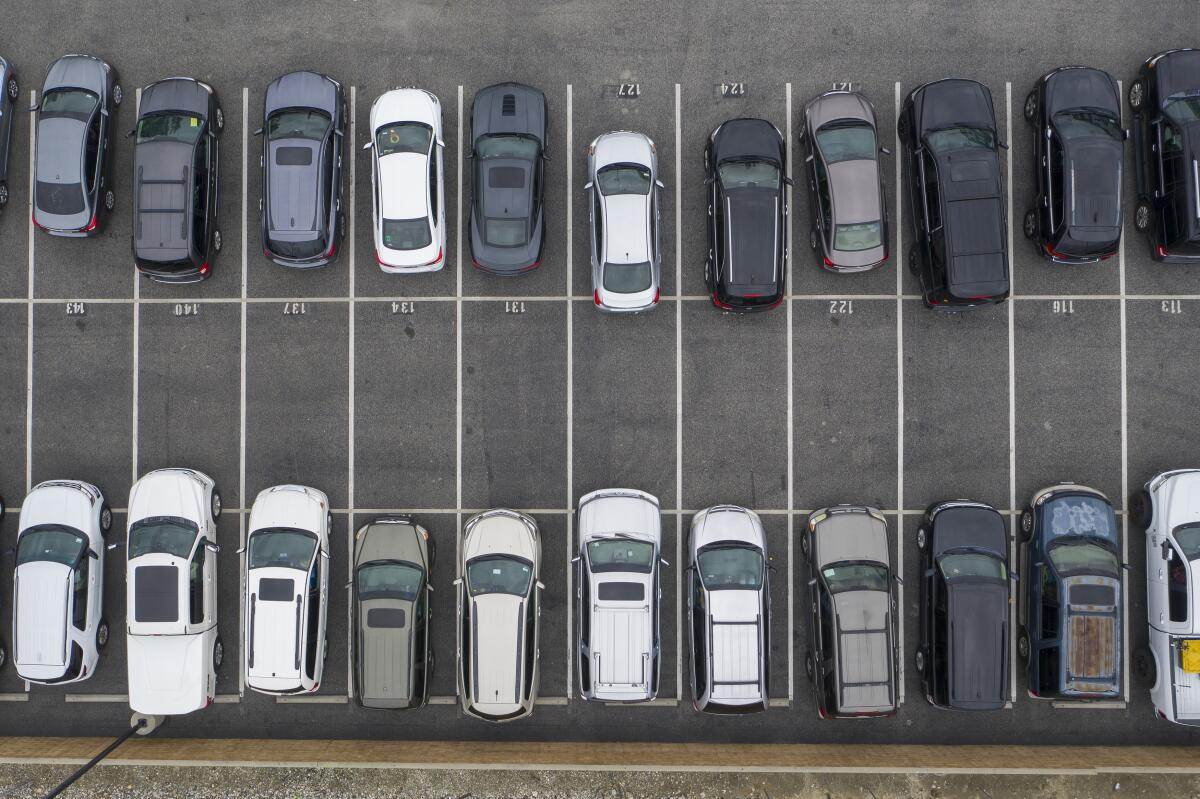
#> input picture 1.jpg, 1200 x 799 px
$ jupyter execute 'Laprak 3.ipynb'   (shell and % lines are left out)
#> lines starting #> are read from the running program, lines starting #| are printed output that depends on the picture
# LAPORAN PRAKTIKUM 3

[cell 1]
###bagian untuk import pustaka yang diperlukan
import cv2
import numpy as np
import matplotlib.pyplot as plt
import skimage

[cell 2]
image = cv2.imread("1.jpg") #membaca dokumen atau gambar yang mau dieksekusi
#> image is the input picture: shape (799, 1200, 3); mean B, G, R 104.3, 103.1, 103

[cell 3]
#ini sama seperti cell sebelumnya, dan ini akan nampilin lewat window nantinya
cv2.imshow("parkiran mobil", image)
cv2.waitKey(0)
cv2.destroyAllWindows()

[cell 4]
#mengatur perubahan untuk menjadi grayscale serta mendeteksi tepi nanti.
gray = cv2.cvtColor(image, cv2.COLOR_BGR2GRAY)
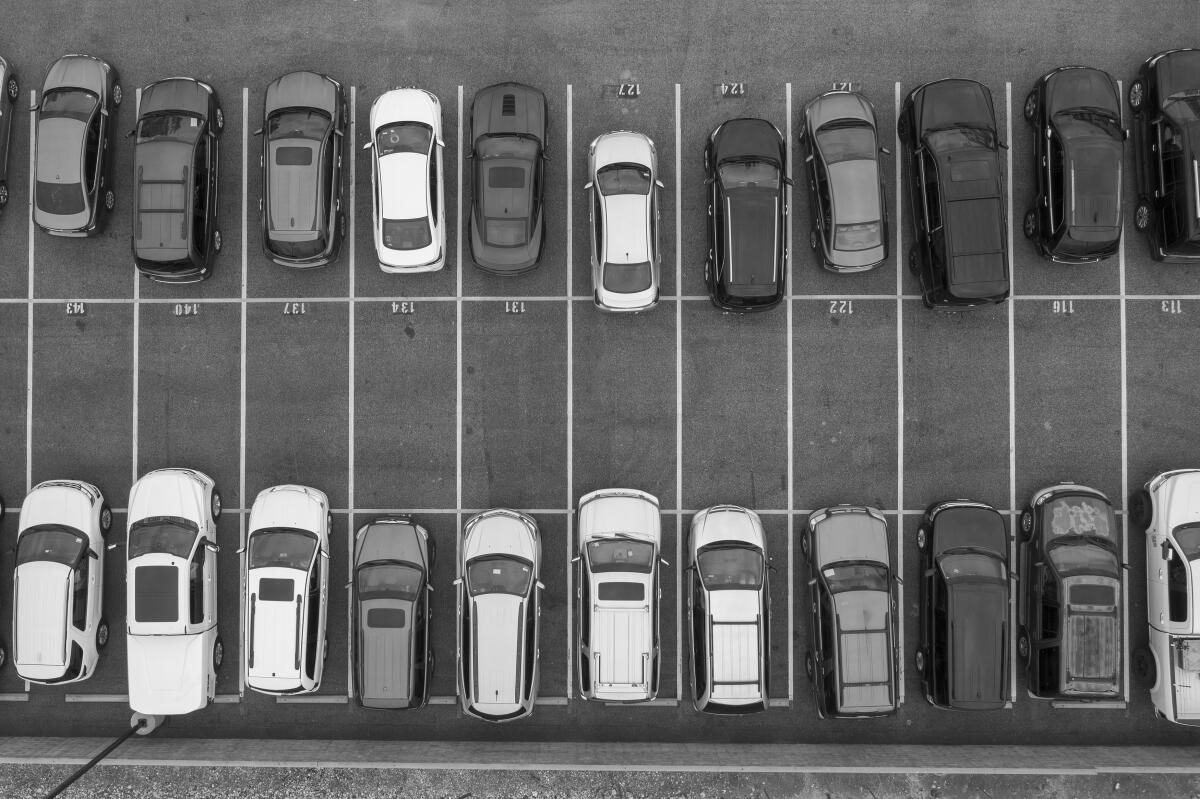
#> gray: shape (799, 1200); min 0, max 254, mean 103.2
edges = cv2.Canny(image,100,150)
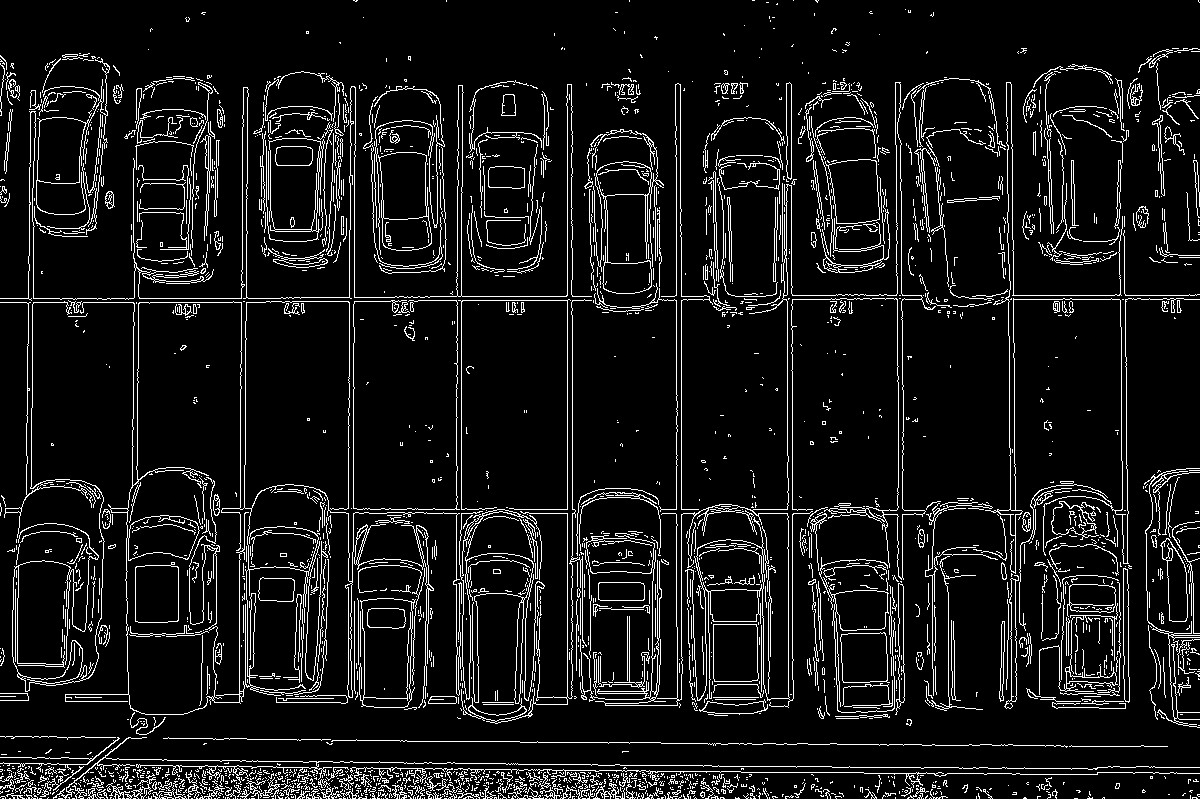
#> edges: shape (799, 1200); 8.6% white in thin lines or dots

[cell 5]
#ini sama seperti cell sebelumnya, dan ini akan nampilin lewat window nantinya
cv2.imshow("parkiran mobil", edges)
cv2.waitKey(0)
cv2.destroyAllWindows()

[cell 6]
#bagian untuk nampilin hasil dari grayscale dengan tepi
fig, axs = plt.subplots(1,2,figsize = (10,10))
ax = axs.ravel()

ax[0].imshow(gray, cmap = "gray")
ax[0].set_title("Gambar Asli")

ax[1].imshow(edges, cmap = "gray")
ax[1].set_title("Gambar yang udah")
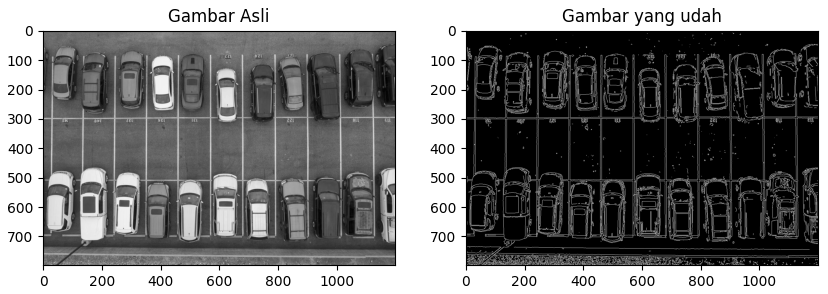
#> figure drawn by matplotlib, 2 panels

[cell 7]
#deteksi garis dengan transformasi hough
lines = cv2.HoughLinesP(edges,1,np.pi/180,30,maxLineGap=250) #function
#> lines = 545 rows, first 6: [567, 796, 567, 84], [0, 788, 1199, 767], [0, 298, 1183, 298], [0, 302, 1179, 302], [676, 798, 676, 84], [681, 796, 681, 209]
image_line = image.copy()

[cell 8]
for line in lines:
    x1,y1,x2,y2 = line [0]
    cv2.line(image_line,(x1,y1),(x2,y2),(100,8,255),1)
#> this loop made 545 passes
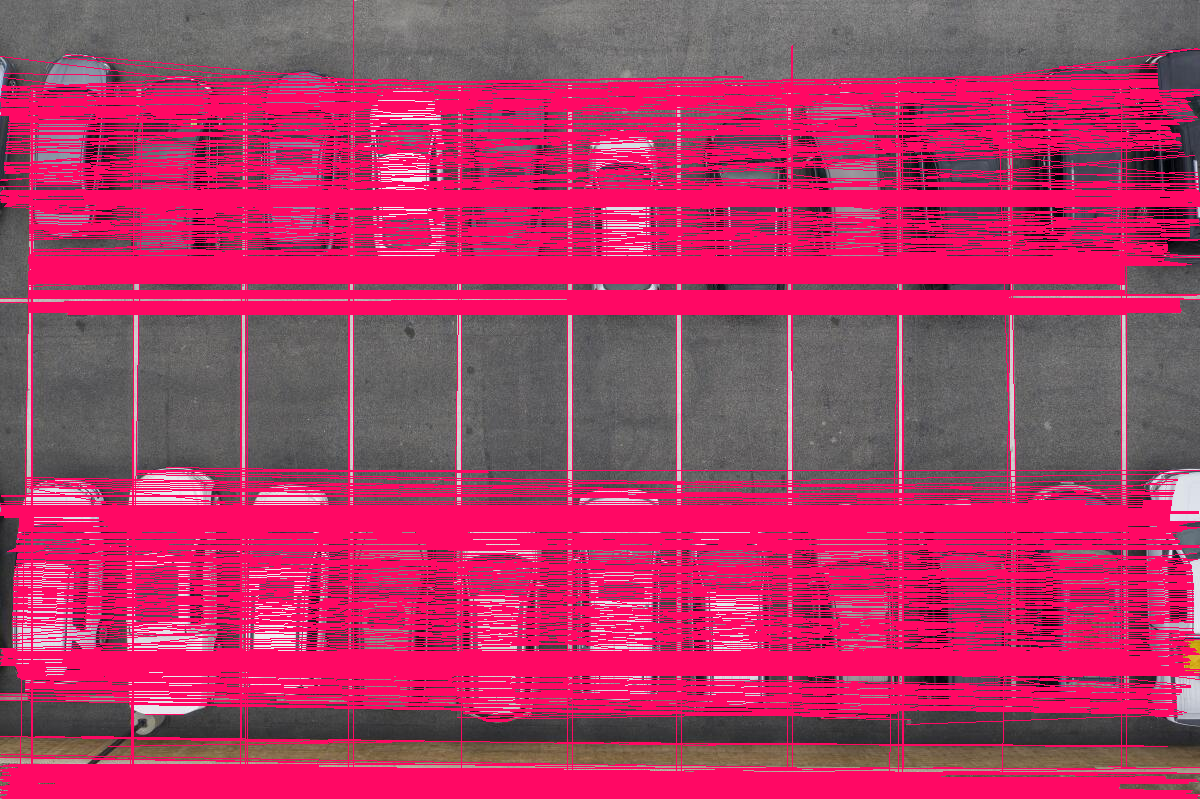
#> image_line: shape (799, 1200, 3); mean B, G, R 100.4, 55.8, 175.6

[cell 9]
#nampilin gambar dengan garis yang terdeteksi
fig,axs = plt.subplots(1,2,figsize = (10,10))
ax = axs.ravel()

ax[0].imshow(gray, cmap = "gray")
ax[0].set_title("Gambar Asli")

ax[1].imshow(image_line, cmap = "gray")
ax[1].set_title("Gambar yang udah")
#> figure, not shown here; B, G, R data is drawn as R, G, B

[cell 10]
lines #menampilkan informasi tentang garis
#> Out has the same summary as lines

[cell 11]
lines.shape
#> Out = (545, 1, 4)
